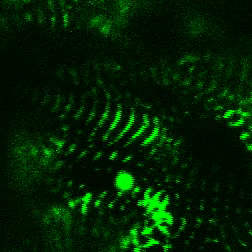
#> input picture frame 16 of src/project.avi, 252 x 252 px, given in place of A_2.avi, which was not available
$ python LK_csv.py
#> lines starting #> are read from the running program, lines starting #| are printed output that depends on the picture; after the words box and inside, x2 and y2 are one past the last pixel; in counts of white or black regions, pixels touching at a corner belong together; pictures that were not available may be replaced by others from this repository, and a replacement may not be noted
#!/usr/bin/python3
# Author: Shreyasta Samal
# -*- coding: utf-8 -*-
# @File : LK_csv.py


#!/usr/bin/python3
# Author: Shreyasta Samal
# -*- coding: utf-8 -*-
# @File : Lucas-KanadeOpticalFlow.py


import numpy as np
import cv2 as cv
import argparse
# parser = argparse.ArgumentParser(description='This sample demonstrates Lucas-Kanade Optical Flow calculation. \
#                                               The example file can be downloaded from: \
#                                               https://www.bogotobogo.com/python/OpenCV_Python/images/mean_shift_tracking/slow_traffic_small.mp4')
# parser.add_argument('image', type=str, help='path to image file')
# args = parser.parse_args()
cap = cv.VideoCapture('resources/videos/A_2.avi')
# params for ShiTomasi corner detection
feature_params = dict( maxCorners = 100,
                       qualityLevel = 0.3,
                       minDistance = 7,
                       blockSize = 7 )
# Parameters for lucas kanade optical flow
lk_params = dict( winSize  = (15,15),
                  maxLevel = 2,
                  criteria = (cv.TERM_CRITERIA_EPS | cv.TERM_CRITERIA_COUNT, 10, 0.03))
# Create some random colors
color = np.random.randint(0,255,(100,3))
# Take first frame and find corners in it
ret, old_frame = cap.read()
#> old_frame is the input picture: shape (252, 252, 3); mean B, G, R 2.2, 33.1, 2.3
old_gray = cv.cvtColor(old_frame, cv.COLOR_BGR2GRAY)
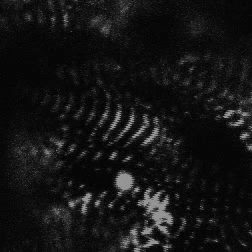
#> old_gray: shape (252, 252); min 0, max 156, mean 20.4
p0 = cv.goodFeaturesToTrack(old_gray, mask = None, **feature_params)
#> p0 = 52 rows, first 8: [89, 195], [71, 204], [158, 225], [136, 189], [165, 209], [225, 115], [165, 248], [170, 223]
# Create a mask image for drawing purposes
mask = np.zeros_like(old_frame)
while(1):
    ret,frame = cap.read()
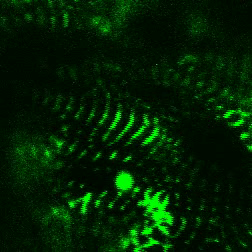
#> input picture frame 17 of src/project.avi, 252 x 252 px, given in place of A_2.avi, which was not available
#> frame is the input picture: shape (252, 252, 3); mean B, G, R 2.2, 33.2, 2.2
    frame_gray = cv.cvtColor(frame, cv.COLOR_BGR2GRAY)
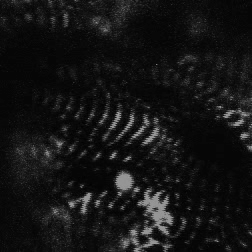
#> frame_gray: shape (252, 252); min 0, max 157, mean 20.4
    # calculate optical flow
    p1, st, err = cv.calcOpticalFlowPyrLK(old_gray, frame_gray, p0, None, **lk_params)
#> p1 = 52 rows, first 8: [88.99, 194.9], [71.04, 204.1], [158.1, 225.1], [135.7, 189], [164.9, 208.9], [225, 115.1], [164.9, 247.7], [170.1, 223.2]; st = 52 values from 1 to 1; err = 52 values, max 12.12 at index 23, min 5.14 at index 49, mean 9.2
    # Select good points
    if p1 is not None:
        good_new = p1[st==1]
#> good_new = 52 pairs, first value 47.14 to 248.3, second value 18.81 to 247.7
        good_old = p0[st==1]
#> good_old = 52 pairs, first value 47 to 248, second value 19 to 248
    # draw the tracks
    for i,(new,old) in enumerate(zip(good_new, good_old)):
        a,b = new.ravel()
        c,d = old.ravel()
        mask = cv.line(mask, (int(a),int(b)),(int(c),int(d)), color[i].tolist(), 2)
        frame = cv.circle(frame,(int(a),int(b)),5,color[i].tolist(),-1)
#> this loop made 52 passes
#> (a, b, c, d) on passes 1 to 12: (88.99, 194.9, 89, 195), (71.04, 204.1, 71, 204), (158.1, 225.1, 158, 225), (135.7, 189, 136, 189), (164.9, 208.9, 165, 209), (225, 115.1, 225, 115), (164.9, 247.7, 165, 248), (170.1, 223.2, 170, 223), (140, 233, 140, 233), (140.1, 203.1, 140, 203), (120, 191, 120, 191), (132.9, 231.3, 133, 231)
#> pass 1, `mask = cv.line(mask, (int(a),int(b)),(int(c),int(d)), color[i].tolist(..`:
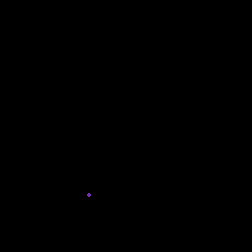
#> mask: shape (252, 252, 3); mean of channels 0, 1, 2 0, 0, 0; drawn as B, G, R
#> pass 2, `frame = cv.circle(frame,(int(a),int(b)),5,color[i].tolist(),-1)`:
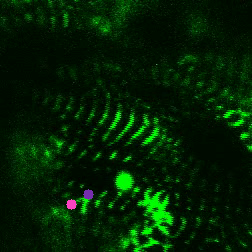
#> frame: shape (252, 252, 3); mean B, G, R 2.7, 33.1, 2.7
#> after the loop:
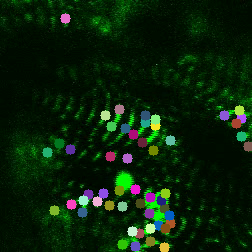
#> frame: shape (252, 252, 3); 6.14% of pixels changed, all inside (x1, y1, x2, y2) = (42, 13, 252, 252)
#> after the loop:
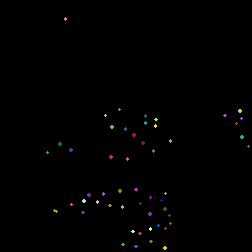
#> mask: shape (252, 252, 3); mean of channels 0, 1, 2 0.8, 0.9, 0.9; drawn as B, G, R
    img = cv.add(frame,mask)

    cv.imshow('frame',img)
    k = cv.waitKey(30) & 0xff
#> (key Esc is pressed here)
    if k == 27:
        break
    # Now update the previous frame and previous points
    old_gray = frame_gray.copy()
    p0 = good_new.reshape(-1,1,2)

$ run again, starting later in the video
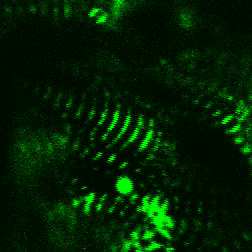
#> input picture frame 75 of src/project.avi, 252 x 252 px, given in place of A_2.avi, which was not available
#> old_frame is the input picture: shape (252, 252, 3); mean B, G, R 2, 32.4, 2
#> p0 = 61 rows, first 8: [92, 195], [75, 202], [224, 121], [137, 249], [135, 233], [90, 14], [145, 199], [139, 209]
#> p1 = 61 rows, first 8: [97.79, 199.6], [80.49, 206.5], [229.2, 127.4], [142.5, 249.9], [140.3, 233.8], [95.36, 27.55], [147.7, 201.3], [142.2, 211.4]; st = 61 values from 1 to 1; err = 61 values, max 33.12 at index 48, min 7 at index 56, mean 14.5
#> good_new = 61 pairs, first value 80.49 to 249.9, second value 0.117 to 250
#> good_old = 61 pairs, first value 75 to 246, second value 4 to 249
#> the loop `for i,(new,old) in enumerate(zip(good_new, good_old)):` made 61 passes
#> (a, b, c, d) on passes 1 to 8: (97.79, 199.6, 92, 195), (80.49, 206.5, 75, 202), (229.2, 127.4, 224, 121), (142.5, 249.9, 137, 249), (140.3, 233.8, 135, 233), (95.36, 27.55, 90, 14), (147.7, 201.3, 145, 199), (142.2, 211.4, 139, 209)
#> after the loop `for i,(new,old) in enumerate(zip(good_new, good_old)):`:
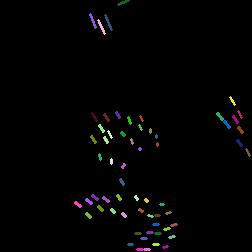
#> mask: shape (252, 252, 3); mean of channels 0, 1, 2 2.6, 2.7, 2.7; drawn as B, G, R
#> `img = cv.add(frame,mask)`:
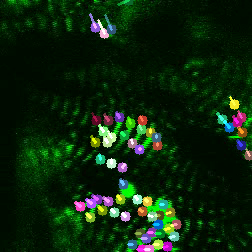
#> img: shape (252, 252, 3); mean B, G, R 12.1, 38.2, 12.8

$ run again, starting later in the video
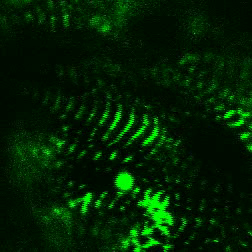
#> input picture frame 133 of src/project.avi, 252 x 252 px, given in place of A_2.avi, which was not available
#> old_frame is the input picture: shape (252, 252, 3); mean B, G, R 2.2, 33.5, 2.2
#> p0 = 63 rows, first 8: [165, 248], [89, 194], [137, 189], [145, 123], [166, 209], [133, 232], [171, 223], [142, 250]
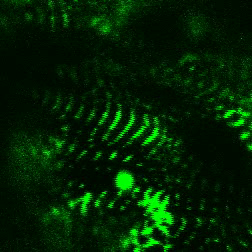
#> input picture frame 134 of src/project.avi, 252 x 252 px, given in place of A_2.avi, which was not available
#> frame is the input picture: shape (252, 252, 3); mean B, G, R 2.3, 34.2, 2.3
#> p1 = 63 rows, first 8: [165.1, 247.8], [88.27, 193.8], [136.9, 188.8], [145.4, 123], [166.1, 208.6], [133.1, 231.6], [170.9, 222.7], [141.8, 249.8]; st = 63 values from 1 to 1; err = 63 values, max 15.28 at index 33, min 4.83 at index 55, mean 10.01
#> good_new = 63 pairs, first value 46.82 to 249.1, second value 14.71 to 249.8
#> good_old = 63 pairs, first value 47 to 249, second value 15 to 250
#> the loop `for i,(new,old) in enumerate(zip(good_new, good_old)):` made 63 passes
#> (a, b, c, d) on passes 1 to 8: (165.1, 247.8, 165, 248), (88.27, 193.8, 89, 194), (136.9, 188.8, 137, 189), (145.4, 123, 145, 123), (166.1, 208.6, 166, 209), (133.1, 231.6, 133, 232), (170.9, 222.7, 171, 223), (141.8, 249.8, 142, 250)
#> after the loop `for i,(new,old) in enumerate(zip(good_new, good_old)):`:
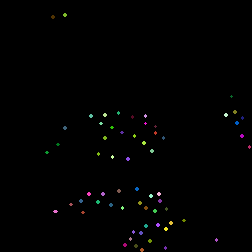
#> mask: shape (252, 252, 3); mean of channels 0, 1, 2 1.2, 1.3, 1.3; drawn as B, G, R
